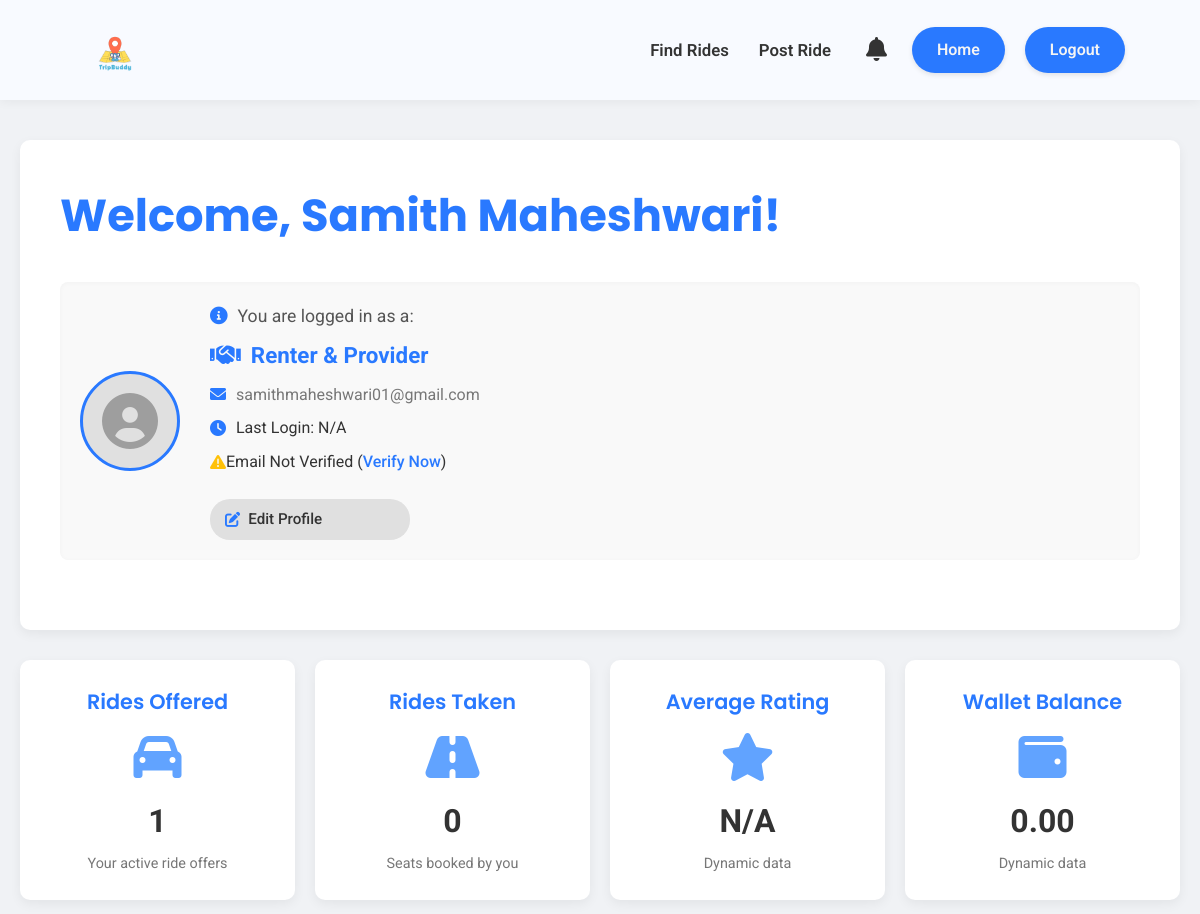
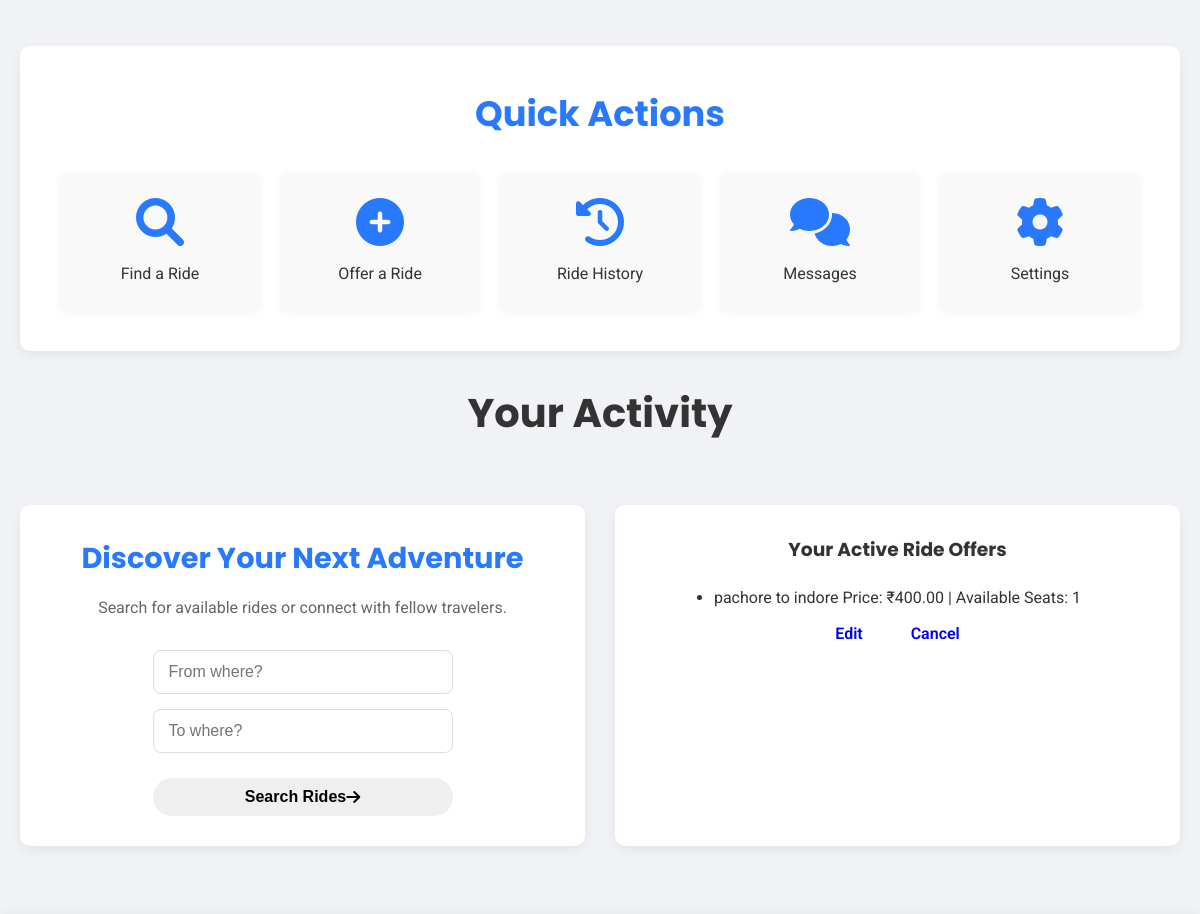
Page /dashboard (signed in, upper part) on the earlier database version (2 pictures, top to bottom).
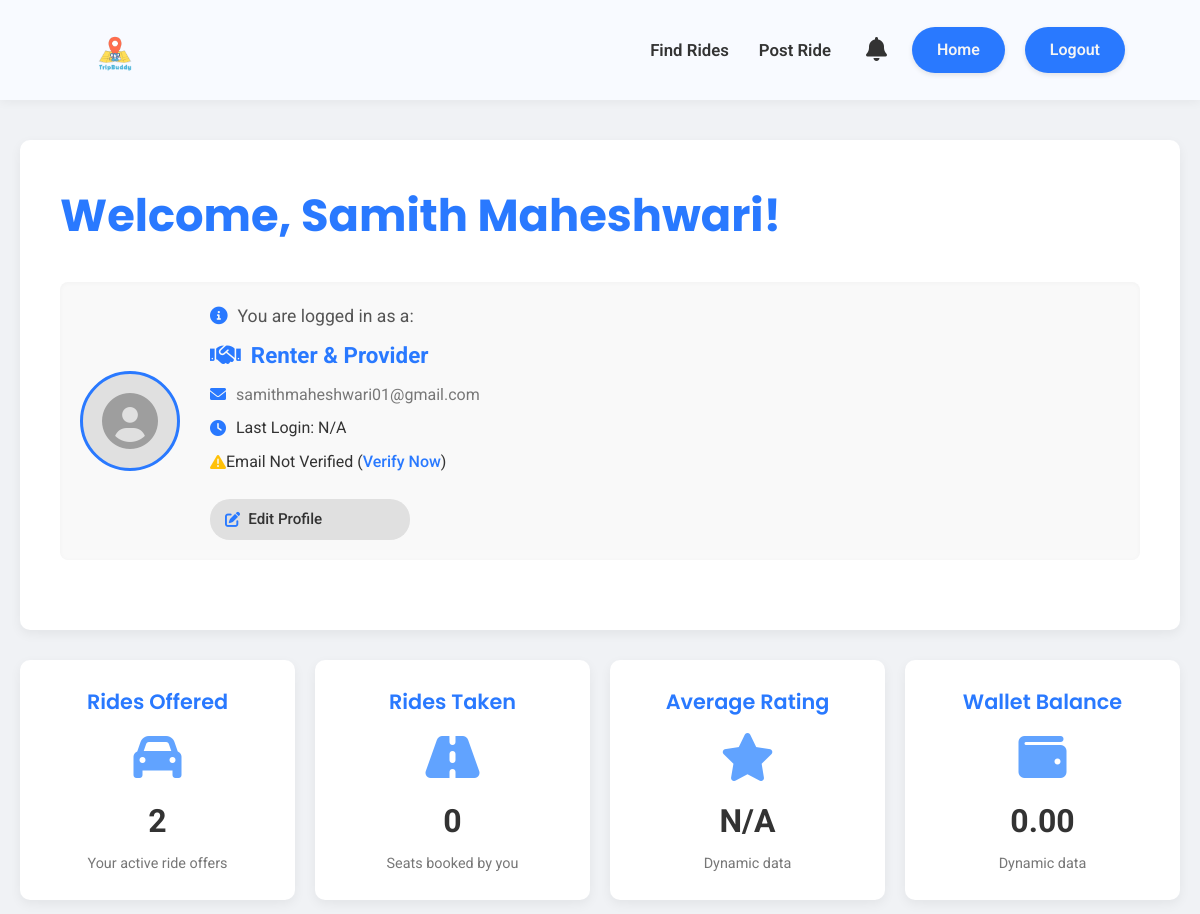
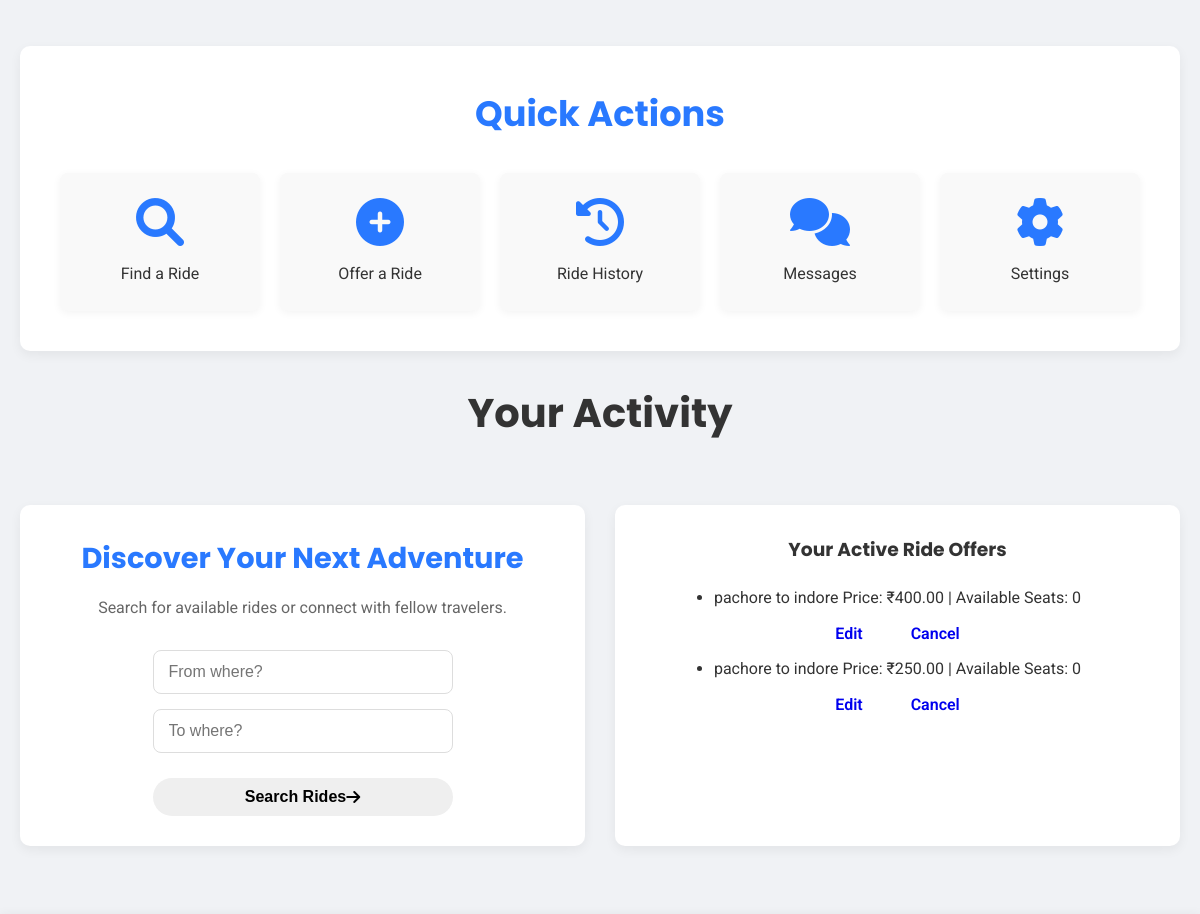
Same page on the later database version (2 pictures, top to bottom).
### models.py (models this page shows, shortened)
class User(UserMixin, db.Model):
    id = db.Column(db.Integer, primary_key=True)
    username = db.Column(db.String(80), unique=True, nullable=False)
    email = db.Column(db.String(120), unique=True, nullable=False)
    password = db.Column(db.String(120), nullable=False)
    role = db.Column(db.String(20), nullable=False) # e.g., 'Renter', 'Provider'
    rides_created = db.relationship('Ride', backref='creator', lazy=True)
    rides_taken = db.Column(db.Integer, default=0, nullable=False)
    can_offer_rides = db.Column(db.Boolean, default=False, nullable=False)
    can_find_rides = db.Column(db.Boolean, default=False, nullable=False)

class Ride(db.Model):
    id = db.Column(db.Integer, primary_key=True)
    start_location = db.Column(db.String(100), nullable=False)
    end_location = db.Column(db.String(100), nullable=False)
    price = db.Column(db.Float, nullable=False)
    seats = db.Column(db.Integer, nullable=False) # Represents available seats
    creator_id = db.Column(db.Integer, db.ForeignKey('user.id'), nullable=False)

### app.py (the view)
@app.route('/dashboard')
@login_required
def dashboard():
    user_rides = Ride.query.filter_by(creator_id=current_user.id).all()
    rides_offered_count = len(user_rides)
    rides_taken_count = current_user.rides_taken
    return render_template('dashboard.html',
                           name=current_user.username,
                           role=current_user.role,
                           user_rides=user_rides,
                           rides_offered_count=rides_offered_count,
                           rides_taken_count=rides_taken_count,
                           can_offer_rides=current_user.can_offer_rides,
                           can_find_rides=current_user.can_find_rides)

### app.py (called while the page is built)
@login_manager.user_loader
def load_user(user_id):
    return User.query.get(int(user_id))

### templates/dashboard.html (shortened to what this page needs)
<!DOCTYPE html>
<html lang="en">
<head>
    <link rel="stylesheet" href="https://cdnjs.cloudflare.com/ajax/libs/font-awesome/6.0.0-beta3/css/all.min.css">
    <link rel="stylesheet" href="{{ url_for('static', filename='css/main.css') }}">
    <link rel="stylesheet" href="{{ url_for('static', filename='css/dashboard.css') }}">
</head>
<body>
    <header class="dashboard-header">
        <div class="header-container">
            <div class="logo">
                <img src="{{ url_for('static', filename='images/tripbuddy.png') }}" alt="TripBuddy Logo" class="logo-img">
            </div>
            <div class="header-right-section">
                <nav class="dashboard-nav-header">
                    <ul>
                        <li><a href="{{ url_for('find_rides') }}" {% if not can_find_rides %}class="disabled-link"{% endif %}>Find Rides</a></li>
                        <li><a href="{{ url_for('post_ride') }}" {% if not can_offer_rides %}class="disabled-link"{% endif %}>Post Ride</a></li>
                    </ul>
                </nav>
                <div class="header-actions">
                    <button class="notification-bell" aria-label="Notifications">
                        <i class="fas fa-bell"></i>
                    </button>
                    <a href="{{ url_for('home') }}" class="logout-btn-header">Home</a>
                    <a href="{{ url_for('logout') }}" class="logout-btn-header">Logout</a>
                </div>
            </div>
        </div>
    </header>
    <main>
        <div class="dashboard-content">
            <h1 class="welcome-heading">Welcome, {{ name }}!</h1>
            <div class="user-summary-section">
                <div class="user-avatar-placeholder">
                    <i class="fas fa-user-circle"></i> </div>
                <div class="user-details">
                    <p class="logged-in-as"><i class="fas fa-info-circle info-icon"></i> You are logged in as a:</p>
                    <p class="user-role-display">
                        {% if role == 'Renter' %}
                            <i class="fas fa-user-tag role-icon"></i> Renter
                        {% elif role == 'Provider' %}
                            <i class="fas fa-car-side role-icon"></i> Provider
                        {% elif role == 'Renter, Provider' %}
                            <i class="fas fa-handshake role-icon"></i> Renter & Provider
                        {% else %}
                            <i class="fas fa-user role-icon"></i> {{ role }} {% endif %}
                    </p>
                    <p class="user-email-display"><i class="fas fa-envelope email-icon"></i> {{ current_user.email }}</p>
                    <p class="user-meta-info"><i class="fas fa-clock meta-icon"></i> Last Login: {{ current_user.last_login_date | default('N/A') }}</p>
                    <p class="user-meta-info">
                        {% if current_user.is_email_verified %}
                            <i class="fas fa-check-circle verified-icon"></i> Email Verified
                        {% else %}
                            <i class="fas fa-exclamation-triangle unverified-icon"></i> Email Not Verified (<a href="#" class="verify-link">Verify Now</a>)
                        {% endif %}
                    </p>
                    <a href="#" class="edit-profile-link"><i class="fas fa-edit"></i> Edit Profile</a>
                </div>
            </div>
        </div>
        <div class="dashboard-stats-grid">
            <div class="stat-card">
                <h3 class="stat-title">Rides Offered</h3>
                <i class="fas fa-car stat-icon"></i>
                <p class="stat-value">{{ rides_offered_count | default(0) }}</p>
                <p class="stat-description">Your active ride offers</p>
            </div>
            <div class="stat-card">
                <h3 class="stat-title">Rides Taken</h3>
                <i class="fas fa-road stat-icon"></i>
                <p class="stat-value">{{ rides_taken_count | default(0) }}</p>
                <p class="stat-description">Seats booked by you</p>
            </div>
            <div class="stat-card">
                <h3 class="stat-title">Average Rating</h3>
                <i class="fas fa-star stat-icon"></i>
                <p class="stat-value">{{ average_rating | default('N/A') }}</p>
                <p class="stat-description">Dynamic data</p>
            </div>
            <div class="stat-card">
                <h3 class="stat-title">Wallet Balance</h3>
                <i class="fas fa-wallet stat-icon"></i>
                <p class="stat-value">{{ wallet_balance | default('0.00') }}</p>
                <p class="stat-description">Dynamic data</p>
            </div>
        </div>
        <section class="quick-actions-section">
            <h2 class="quick-actions-heading">Quick Actions</h2>
            <div class="action-grid">
                <a href="{{ url_for('find_rides') }}" class="action-card {% if not can_find_rides %}disabled-card{% endif %}">
                    <i class="fas fa-search action-icon"></i>
                    <p class="action-text">Find a Ride</p>
                </a>
                <a href="{{ url_for('post_ride') }}" class="action-card {% if not can_offer_rides %}disabled-card{% endif %}">
                    <i class="fas fa-plus-circle action-icon"></i>
                    <p class="action-text">Offer a Ride</p>
                </a>
                <a href="#" class="action-card">
                    <i class="fas fa-history action-icon"></i>
                    <p class="action-text">Ride History</p>
                </a>
                <a href="#" class="action-card">
                    <i class="fas fa-comments action-icon"></i>
                    <p class="action-text">Messages</p>
                </a>
                <a href="#" class="action-card">
                    <i class="fas fa-cog action-icon"></i>
                    <p class="action-text">Settings</p>
                </a>
            </div>
        </section>
        <h2 class="main-activity-title">Your Activity</h2>
        <section class="activity-cards-grid">
            <div class="card discover-adventure-card">
                <h3>Discover Your Next Adventure</h3>
                <p>Search for available rides or connect with fellow travelers.</p>
                <form class="search-ride-form">
                    <input type="text" placeholder="From where?" class="form-input">
                    <input type="text" placeholder="To where?" class="form-input">
                    <button type="submit" class="btn btn-primary">Search Rides <i class="fas fa-arrow-right"></i></button>
                </form>
            </div>
            <div class="card active-offers-card">
                <h3>Your Active Ride Offers</h3>
                {% if user_rides %}
                    <ul class="offer-list">
                        {% for ride in user_rides %}
                            <li class="offer-item">
                                <span class="offer-route">{{ ride.start_location }} to {{ ride.end_location }}</span>
                                <span class="offer-details">Price: ₹{{ "%.2f"|format(ride.price) }} | Available Seats: {{ ride.seats }}</span>
                                <div class="offer-actions">
                                    <a href="#" class="btn btn-sm btn-info">Edit</a>
                                    <a href="#" class="btn btn-sm btn-danger">Cancel</a>
                                </div>
                            </li>
                        {% endfor %}
                    </ul>
                {% else %}
                    <p class="no-offers-message"><i class="fas fa-info-circle"></i> You currently have no active ride offers.</p>
                    <a href="{{ url_for('post_ride') }}" class="btn btn-secondary-outline">Post a New Ride</a>
                {% endif %}
            </div>
            </section>
        </main>
    </body>
</html>

### static/css/main.css (style rules this page uses)
* { margin: 0; padding: 0; box-sizing: border-box; }
:root { --primary-color: #2979FF; --secondary-color: #FFD600; --dark-blue-hover: #1976D2; --dark-yellow-hover: #FFC107; --text-dark: #333333; --text-light: #f4f4f4; --background-light: #ffffff; --bg-dark: #232a36; --shadow-light: rgba(0, 0, 0, 0.05); --shadow-medium: rgba(0, 0, 0, 0.15); --poppins: 'Poppins', sans-serif; --roboto: 'Roboto', sans-serif; --primary-color-dark: #1976D2; --text-white: #ffffff; --bg-card: #ffffff; --text-medium: #666; }
body { font-family: var(--roboto); line-height: 1.6; color: var(--text-dark); background-color: #F0F2F5; overflow-x: hidden; display: flex; flex-direction: column; min-height: 100vh; }
h1, h2, h3 { font-family: var(--poppins); color: var(--text-dark); margin-bottom: 20px; }
.logo img { height: 80px; width: auto; display: block; }
.btn, .nav-btn { display: inline-flex; align-items: center; justify-content: center; padding: 8px 20px; border-radius: 25px; text-decoration: none; font-weight: 600; transition: all 0.3s ease; font-size: 1em; border: 2px solid transparent; cursor: pointer; white-space: nowrap; }
.btn::after, .nav-btn::after { display: none; }

Differences in the rows shown:
changed Ride (number 1 of 2 on the later page): seats "1" → "0"
added Ride: start_location "pachore", end_location "indore", price "250.00", seats "0"
Other differences:
{{ rides_offered_count | default(0) }}: "1" → "2"
